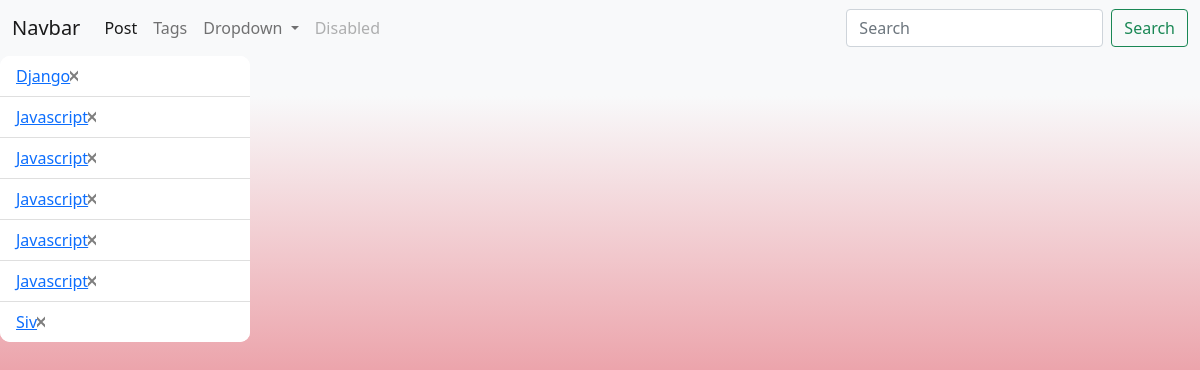
/blog/tags/, run on an earlier commit of the app's database.
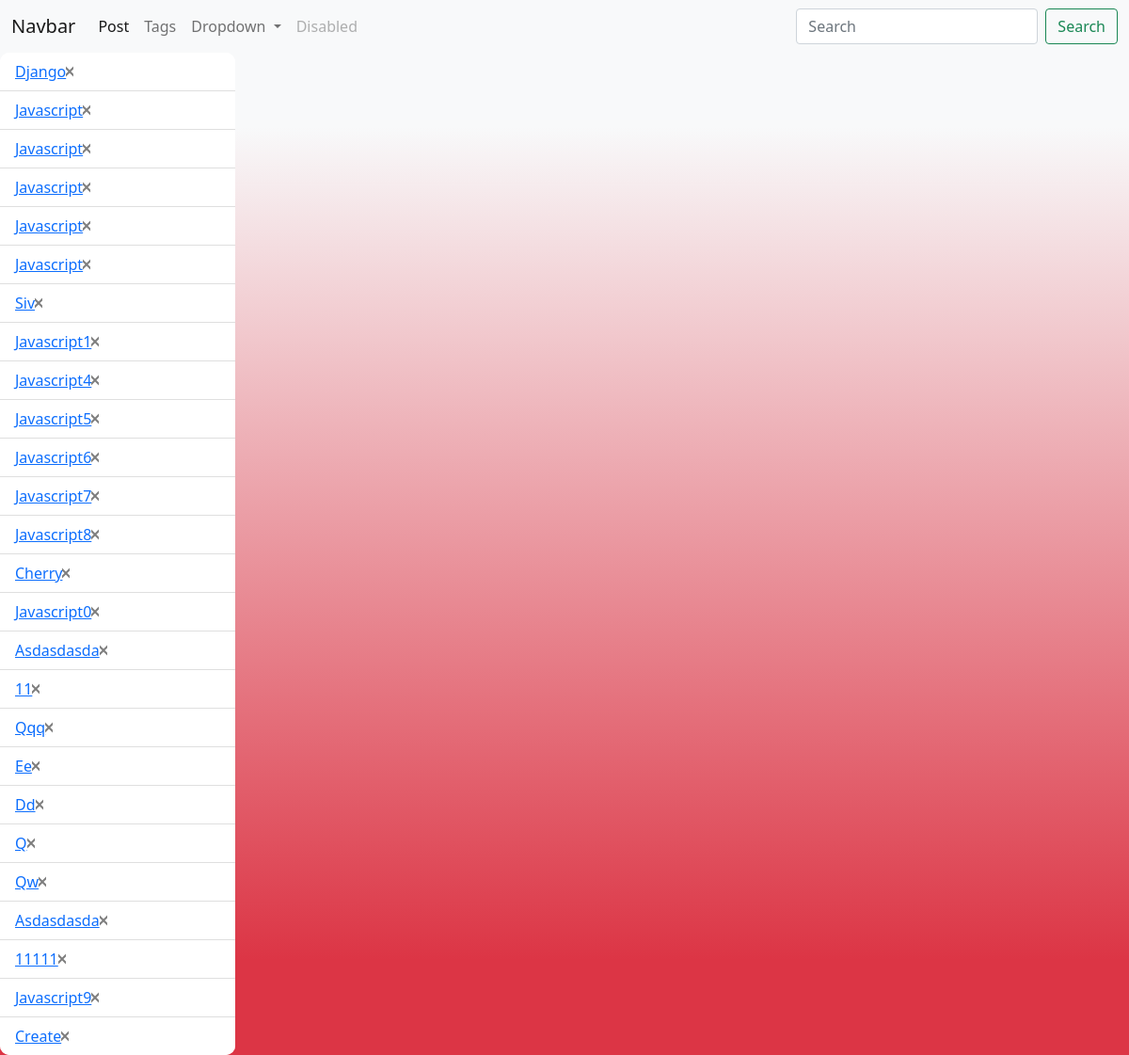
And on a later commit of the database.
### blog/models.py (models this page shows, shortened)
class Tag(models.Model):
    title = models.CharField(max_length=50)
    slug = models.SlugField(max_length=50, unique=True)
    def get_absoluter_url(self):
        return reverse('tag_detail_url', kwargs={'slug': self.slug})

### blog/views.py (the view)
# urls.py: path('tags/', tags_list, name='tag_list_url'),
def tags_list(request):
    tags = Tag.objects.all()
    return render(request, 'blog/tags_list.html', context={'tags': tags})

### blog/templates/blog/tags_list.html (shortened to what this page needs)
{% extends 'blog/base_blog.html' %}
{% block content %}
    <ul class="tags_list list-group list-group-flush">
        {% for tag in tags %}
            <li class="list-group-item"><a href="{{ tag.get_absoluter_url }}">{{ tag.title|title }} </a>
                <a href="{% url 'tag_delete_url' slug=tag.slug %}" class="btn-close" aria-label="Close"></a>
            </li>
        {% endfor %}
    </ul>
{% endblock %}

### blog/templates/blog/base_blog.html (shortened to what this page needs)
<!DOCTYPE html>
{% load static %}
<html lang="ru">
<head>
    <link href="https://cdn.jsdelivr.net/npm/bootstrap@5.0.2/dist/css/bootstrap.min.css" rel="stylesheet"
>
    <link rel="stylesheet" href="https://cdnjs.cloudflare.com/ajax/libs/font-awesome/4.7.0/css/font-awesome.min.css" />
    <link rel="stylesheet" href="{% static 'css/styles.css' %}"/>
</head>
<body>
<nav class="navbar navbar-expand-lg navbar-light bg-light">
    <div class="container-fluid">
        <a class="navbar-brand" href="#">Navbar</a>
        <div class="collapse navbar-collapse" id="navbarSupportedContent">
            <ul class="navbar-nav me-auto mb-2 mb-lg-0">
                <li class="nav-item">
                    <a class="nav-link active" aria-current="page" href="{% url 'blog_url' %}">Post</a>
                </li>
                <li class="nav-item">
                    <a class="nav-link" href="{% url 'tag_list_url' %}">Tags</a>
                </li>
                <li class="nav-item dropdown">
                    <a class="nav-link dropdown-toggle" href="#" id="navbarDropdown" role="button"
                       data-bs-toggle="dropdown" aria-expanded="false">
                        Dropdown
                    </a>
                </li>
                <li class="nav-item">
                    <a class="nav-link disabled" href="#" tabindex="-1" aria-disabled="true">Disabled</a>
                </li>
            </ul>
            <form class="d-flex">
                <input class="form-control me-2" type="search" placeholder="Search" aria-label="Search">
                <button class="btn btn-outline-success" type="submit">Search</button>
            </form>
        </div>
    </div>
</nav>
{% block content %}
{% endblock %}
</body>
</html>

### blog/static/css/styles.css (style rules this page uses)
body { background: rgb(220,53,69); background: -moz-linear-gradient(0deg, rgba(220,53,69,1) 9%, rgba(248,249,250,1) 88%); background: -webkit-linear-gradient(0deg, rgba(220,53,69,1) 9%, rgba(248,249,250,1) 88%); background: linear-gradient(0deg, rgba(220,53,69,1) 9%, rgba(248,249,250,1) 88%); filter: progid:DXImageTransform.Microsoft.gradient(startColorstr="#dc3545",endColorstr="#f8f9fa",GradientType=1); background-size: 100% 100%; background-attachment: fixed; }
.tags_list { max-width: 250px; background-color: #ffffff; border-radius: 10px; margin-right: 5px; }

What changed in the data, as far as the page shows it:
added Tag: title "Javascript1"
added Tag: title "Javascript4"
added Tag: title "Javascript5"
added Tag: title "Javascript6"
added Tag: title "Javascript7"
added Tag: title "Javascript8"
added Tag: title "Cherry"
added Tag: title "Javascript0"
added Tag: title "Asdasdasda"
added Tag: title "11"
added Tag: title "Qqq"
added Tag: title "Ee"
added Tag: title "Dd"
added Tag: title "Q"
added Tag: title "Qw"
added Tag: title "Asdasdasda"
added Tag: title "11111"
added Tag: title "Javascript9"
added Tag: title "Create"
